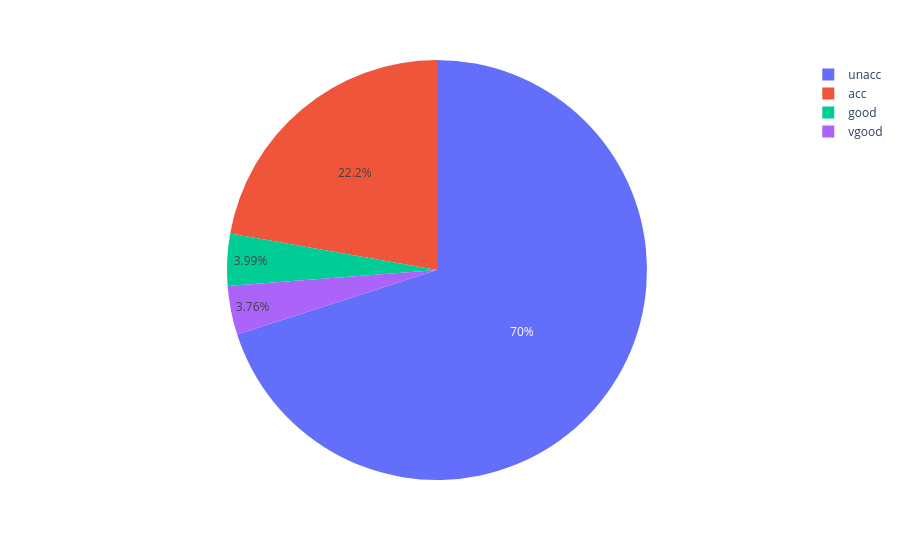

Notebook cell for this chart:
### Code cell
px.pie(cars, names="class")

### Figure 1 — Plotly figure (JSON) as saved in the notebook; plotly's stock layout.template omitted (floating-point values rounded to 4 significant figures; data arrays with more than 128 entries replaced by an {"elided": "..."} marker saying what was removed)
{"data": [{"domain": {"x": [0, 1], "y": [0, 1]}, "hovertemplate": "class=%{label}<extra></extra>", "labels": {"elided": "1728 str values"}, "legendgroup": "", "name": "", "showlegend": true, "type": "pie"}], "layout": {"legend": {"tracegroupgap": 0}, "margin": {"t": 60}}}
